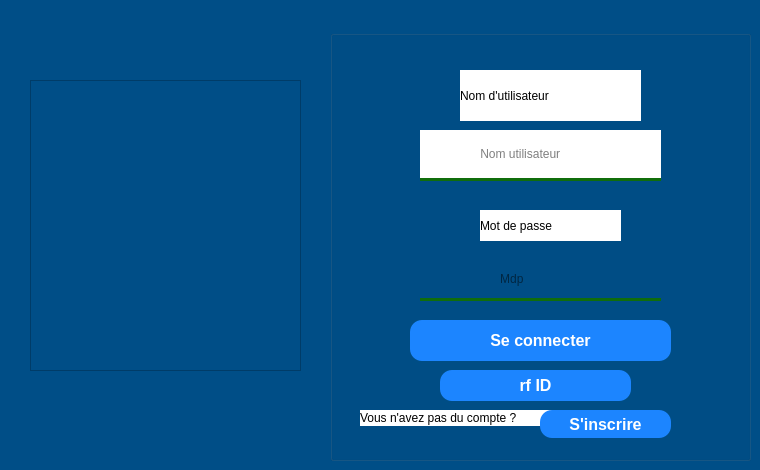
    <widget class="QWidget" name="page_2">
     <property name="styleSheet">
      <string notr="true">
/*background: rgb(0, 0, 127);*/

background: rgb(0, 78, 135);</string>
     </property>
     <widget class="QGroupBox" name="groupBox_6">
      <property name="geometry">
       <rect>
        <x>330</x>
        <y>30</y>
        <width>421</width>
        <height>431</height>
       </rect>
      </property>
      <property name="focusPolicy">
       <enum>Qt::NoFocus</enum>
      </property>
      <property name="autoFillBackground">
       <bool>false</bool>
      </property>
      <property name="styleSheet">
       <string notr="true">
/* Style for a QGroupBox for login information */
QGroupBox {
    border: 2px solid rgb(0, 85, 0); /* Border with default color */
    border-radius: 8px; /* Rounded corners */
    margin-top: 10px; /* Top margin */
    background-color: #ffffff
; /* Background color */
}

/* Style for the title of the QGroupBox */
QGroupBox::title {
    subcontrol-origin: margin;
    subcontrol-position: top left;
    left: 10px; /* Offset the title to the left */
    padding: 0 5px; /* Internal padding for the title */
    font-size: 16px; /* Title font size */
    color: #2c3e50; /* Title text color */

}a
</string>
      </property>
      <property name="title">
       <string/>
      </property>
      <property name="checkable">
       <bool>false</bool>
      </property>
      <widget class="QLabel" name="label_16">
       <property name="geometry">
        <rect>
         <x>150</x>
         <y>180</y>
         <width>141</width>
         <height>31</height>
        </rect>
       </property>
       <property name="styleSheet">
        <string notr="true">font: 87 11pt &quot;Segoe UI Black&quot;;
background:#ffffff;</string>
       </property>
       <property name="text">
        <string>Mot de passe</string>
       </property>
      </widget>
      <widget class="QLabel" name="login_error_3">
       <property name="geometry">
        <rect>
         <x>30</x>
         <y>380</y>
         <width>201</width>
         <height>16</height>
        </rect>
       </property>
       <property name="styleSheet">
        <string notr="true">background-color: white;</string>
       </property>
       <property name="text">
        <string>Vous n'avez pas du compte ? </string>
       </property>
      </widget>
      <widget class="QLineEdit" name="password_3">
       <property name="geometry">
        <rect>
         <x>90</x>
         <y>230</y>
         <width>241</width>
         <height>41</height>
        </rect>
       </property>
       <property name="styleSheet">
        <string notr="true">QLineEdit
{
	border:none;	
	border-bottom: 3px solid rgb(16, 109, 12);
	background-color:Transparent;
	color: black;
	padding: 5px 5px 5px 5px;
}

QLineEdit:Focus
{
	border: 2px solid rgb(16, 109, 12);
}</string>
       </property>
       <property name="echoMode">
        <enum>QLineEdit::Password</enum>
       </property>
       <property name="placeholderText">
        <string>                      Mdp</string>
       </property>
      </widget>
      <widget class="QLineEdit" name="username_3">
       <property name="geometry">
        <rect>
         <x>90</x>
         <y>100</y>
         <width>241</width>
         <height>51</height>
        </rect>
       </property>
       <property name="styleSheet">
        <string notr="true">QLineEdit
{
	border:none;	
	border-bottom: 3px solid rgb(16, 109, 12);
	background-color: #ffffff;
	color: black;
	padding: 5px 5px 5px 5px;
}

QLineEdit:Focus
{
	border: 2px solid rgb(16, 109, 12);
}</string>
       </property>
       <property name="placeholderText">
        <string>                Nom utilisateur</string>
       </property>
      </widget>
      <widget class="QPushButton" name="pushButton_9">
       <property name="geometry">
        <rect>
         <x>80</x>
         <y>290</y>
         <width>261</width>
         <height>41</height>
        </rect>
       </property>
       <property name="styleSheet">
        <string notr="true">QPushButton{
	padding: 0px 16px;


width: 86px;
height: 48px;
left: 1996px;
top: 64px;

/* Blue/50 */
background: rgb(28,133,255);
border-radius: 12px;


/* Button */

width: 54px;
height: 24px;

font-family: 'Inter';
font-style: normal;
font-weight: 800;
font-size: 16px;
line-height: 24px;
/* identical to box height, or 150% */

/* Base/100 */
color: white;
font: 87 8.5pt &quot;Segoe UI Black&quot;;
}

QPushButton:hover{
	padding: 0px 16px;


width: 86px;
height: 48px;
left: 1996px;
top: 64px;

/* Blue/50 */
background: #0B28C2;
border-radius: 12px;


/* Button */

width: 54px;
height: 24px;

font-family: 'Inter';
font-style: normal;
font-weight: 800;
font-size: 16px;
line-height: 24px;
/* identical to box height, or 150% */

/* Base/100 */
color: white;
}


QPushButton:pressed{
	padding: 0px 16px;


width: 86px;
height: 48px;
left: 1996px;
top: 64px;

/* Blue/50 */
background: #081E91;
border-radius: 12px;


/* Button */

width: 54px;
height: 24px;

font-family: 'Inter';
font-style: normal;
font-weight: 800;
font-size: 16px;
line-height: 24px;
/* identical to box height, or 150% */

/* Base/100 */
color: white;
}

</string>
       </property>
       <property name="text">
        <string>Se connecter</string>
       </property>
      </widget>
      <widget class="QLabel" name="label_14">
       <property name="geometry">
        <rect>
         <x>130</x>
         <y>40</y>
         <width>181</width>
         <height>51</height>
        </rect>
       </property>
       <property name="styleSheet">
        <string notr="true">background: #ffffff;
font: 87 11pt &quot;Segoe UI Black&quot;;</string>
       </property>
       <property name="text">
        <string>Nom d'utilisateur</string>
       </property>
      </widget>
      <widget class="QPushButton" name="pushButton_7">
       <property name="geometry">
        <rect>
         <x>210</x>
         <y>380</y>
         <width>131</width>
         <height>28</height>
        </rect>
       </property>
       <property name="styleSheet">
        <string notr="true">QPushButton{
	padding: 0px 16px;


width: 86px;
height: 48px;
left: 1996px;
top: 64px;

/* Blue/50 */
background: rgb(28,133,255);
border-radius: 12px;


/* Button */

width: 54px;
height: 24px;

font-family: 'Inter';
font-style: normal;
font-weight: 800;
font-size: 16px;
line-height: 24px;
/* identical to box height, or 150% */

/* Base/100 */
color: white;
font: 87 8.5pt &quot;Segoe UI Black&quot;;
}

QPushButton:hover{
	padding: 0px 16px;


width: 86px;
height: 48px;
left: 1996px;
top: 64px;

/* Blue/50 */
background: #0B28C2;
border-radius: 12px;


/* Button */

width: 54px;
height: 24px;

font-family: 'Inter';
font-style: normal;
font-weight: 800;
font-size: 16px;
line-height: 24px;
/* identical to box height, or 150% */

/* Base/100 */
color: white;
}


QPushButton:pressed{
	padding: 0px 16px;


width: 86px;
height: 48px;
left: 1996px;
top: 64px;

/* Blue/50 */
background: #081E91;
border-radius: 12px;


/* Button */

width: 54px;
height: 24px;

font-family: 'Inter';
font-style: normal;
font-weight: 800;
font-size: 16px;
line-height: 24px;
/* identical to box height, or 150% */

/* Base/100 */
color: white;
}

</string>
       </property>
       <property name="text">
        <string>S'inscrire</string>
       </property>
      </widget>
      <widget class="QPushButton" name="pushButton_11">
       <property name="geometry">
        <rect>
         <x>110</x>
         <y>340</y>
         <width>191</width>
         <height>31</height>
        </rect>
       </property>
       <property name="styleSheet">
        <string notr="true">QPushButton{
	padding: 0px 16px;


width: 86px;
height: 48px;
left: 1996px;
top: 64px;

/* Blue/50 */
background: rgb(28,133,255);
border-radius: 12px;


/* Button */

width: 54px;
height: 24px;

font-family: 'Inter';
font-style: normal;
font-weight: 800;
font-size: 16px;
line-height: 24px;
/* identical to box height, or 150% */

/* Base/100 */
color: white;
font: 87 8.5pt &quot;Segoe UI Black&quot;;
}

QPushButton:hover{
	padding: 0px 16px;


width: 86px;
height: 48px;
left: 1996px;
top: 64px;

/* Blue/50 */
background: #0B28C2;
border-radius: 12px;


/* Button */

width: 54px;
height: 24px;

font-family: 'Inter';
font-style: normal;
font-weight: 800;
font-size: 16px;
line-height: 24px;
/* identical to box height, or 150% */

/* Base/100 */
color: white;
}


QPushButton:pressed{
	padding: 0px 16px;


width: 86px;
height: 48px;
left: 1996px;
top: 64px;

/* Blue/50 */
background: #081E91;
border-radius: 12px;


/* Button */

width: 54px;
height: 24px;

font-family: 'Inter';
font-style: normal;
font-weight: 800;
font-size: 16px;
line-height: 24px;
/* identical to box height, or 150% */

/* Base/100 */
color: white;
}

</string>
       </property>
       <property name="text">
        <string>rf ID</string>
       </property>
      </widget>
     </widget>
     <widget class="QFrame" name="frame_2">
      <property name="geometry">
       <rect>
        <x>30</x>
        <y>80</y>
        <width>271</width>
        <height>291</height>
       </rect>
      </property>
      <property name="styleSheet">
       <string notr="true">image: url(:/new/prefix1/ress/logo.png);</string>
      </property>
      <property name="frameShape">
       <enum>QFrame::StyledPanel</enum>
      </property>
      <property name="frameShadow">
       <enum>QFrame::Raised</enum>
      </property>
     </widget>
    </widget>
